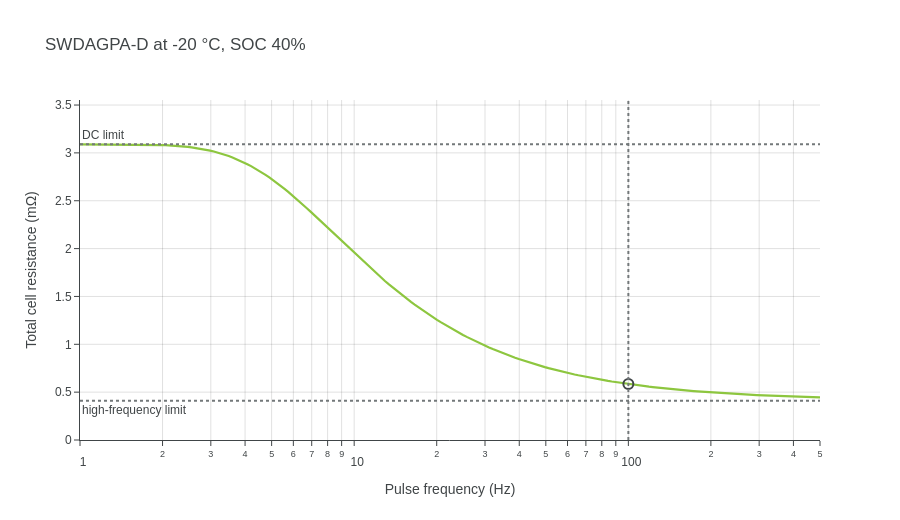

This figure's notebook cell:
### Code cell
r_pick_mohm = rf.at(freq_Hz)  # resistance at the frequency chosen above
r_low_mohm = rf.resistance_mohm[0]  # the low-frequency end of the sweep

fig = go.Figure()
fig.add_trace(
    go.Scatter(
        x=rf.frequency_hz,
        y=rf.resistance_mohm,
        mode="lines",
        line=dict(color=green, width=2.2),
        name="total resistance",
    )
)
fig.add_trace(
    go.Scatter(
        x=[freq_Hz],
        y=[r_pick_mohm],
        mode="markers",
        marker=dict(size=10, color=dark, symbol="circle-open", line=dict(width=2)),
    )
)
fig.add_vline(
    x=freq_Hz,
    line_dash="dot",
    line_color=grey,
    annotation_text="  {:g} Hz, {:.2f} mΩ".format(freq_Hz, r_pick_mohm),
    annotation_position="top right",
)
fig.add_hline(
    y=rf.resistance_dc_mohm,
    line_dash="dot",
    line_color=grey,
    annotation_text="DC limit",
    annotation_position="top left",
)
fig.add_hline(
    y=rf.resistance_high_frequency_mohm,
    line_dash="dot",
    line_color=grey,
    annotation_text="high-frequency limit",
    annotation_position="bottom left",
)

fig.update_xaxes(
    type="log",
    title_text="Pulse frequency (Hz)",
    range=[math.log10(min(rf.frequency_hz)), math.log10(max(rf.frequency_hz))],
)
fig.update_yaxes(range=[0, 1.15 * r_low_mohm], title_text="Total cell resistance (mΩ)")
fig.update_layout(
    title="{} at {:g} °C, SOC {:.0f}%".format(cell_name, T_start_degC, 100 * soc),
    width=900,
    height=520,
    showlegend=False,
)
style_axes(fig)
fig.show()

print(
    "Resistance falls from {:.2f} mOhm at {:g} Hz to {:.2f} mOhm at {:g} Hz ({:.0f}% lower)".format(
        r_low_mohm,
        rf.frequency_hz[0],
        r_pick_mohm,
        freq_Hz,
        100 * (1 - r_pick_mohm / r_low_mohm),
    )
)

### Figure 1 — Plotly figure (JSON) as saved in the notebook; plotly's stock layout.template omitted (floating-point values rounded to 4 significant figures; data arrays with more than 128 entries replaced by an {"elided": "..."} marker saying what was removed)
{"data": [{"line": {"color": "rgb(141, 198, 63)", "width": 2.2}, "mode": "lines", "name": "total resistance", "type": "scatter", "x": {"elided": "200 float values"}, "y": {"elided": "200 float values"}}, {"marker": {"color": "rgb(64, 69, 71)", "line": {"width": 2}, "size": 10, "symbol": "circle-open"}, "mode": "markers", "type": "scatter", "x": [100], "y": [0.5852]}], "layout": {"annotations": [{"showarrow": false, "text": "  100 Hz, 0.59 mΩ", "x": 100, "xanchor": "left", "xref": "x", "y": 1, "yanchor": "top", "yref": "y domain"}, {"showarrow": false, "text": "DC limit", "x": 0, "xanchor": "left", "xref": "x domain", "y": 3.089, "yanchor": "bottom", "yref": "y"}, {"showarrow": false, "text": "high-frequency limit", "x": 0, "xanchor": "left", "xref": "x domain", "y": 0.4098, "yanchor": "top", "yref": "y"}], "font": {"color": "rgb(64, 69, 71)", "family": "Arial", "size": 12}, "height": 520, "paper_bgcolor": "white", "plot_bgcolor": "white", "shapes": [{"line": {"color": "rgb(115, 120, 122)", "dash": "dot"}, "type": "line", "x0": 100, "x1": 100, "xref": "x", "y0": 0, "y1": 1, "yref": "y domain"}, {"line": {"color": "rgb(115, 120, 122)", "dash": "dot"}, "type": "line", "x0": 0, "x1": 1, "xref": "x domain", "y0": 3.089, "y1": 3.089, "yref": "y"}, {"line": {"color": "rgb(115, 120, 122)", "dash": "dot"}, "type": "line", "x0": 0, "x1": 1, "xref": "x domain", "y0": 0.4098, "y1": 0.4098, "yref": "y"}], "showlegend": false, "title": {"text": "SWDAGPA-D at -20 °C, SOC 40%"}, "width": 900, "xaxis": {"color": "rgb(64, 69, 71)", "gridcolor": "rgba(0,0,0,0.12)", "linecolor": "rgb(64, 69, 71)", "range": [0, 2.699], "showgrid": true, "ticks": "outside", "title": {"text": "Pulse frequency (Hz)"}, "type": "log"}, "yaxis": {"color": "rgb(64, 69, 71)", "gridcolor": "rgba(0,0,0,0.12)", "linecolor": "rgb(64, 69, 71)", "range": [0, 3.553], "showgrid": true, "ticks": "outside", "title": {"text": "Total cell resistance (mΩ)"}}}}
